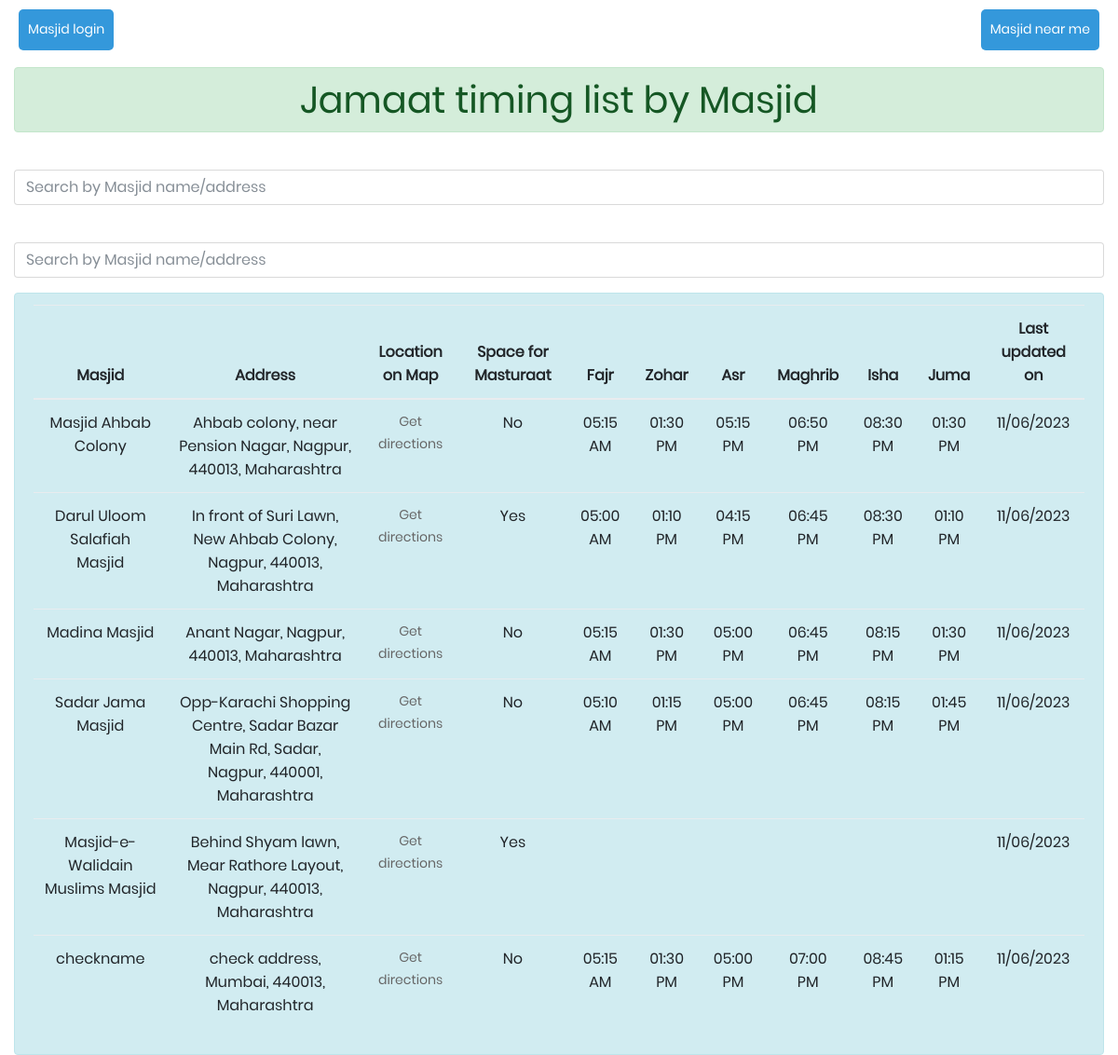
/view_users.php, run on an earlier commit of the app's database.
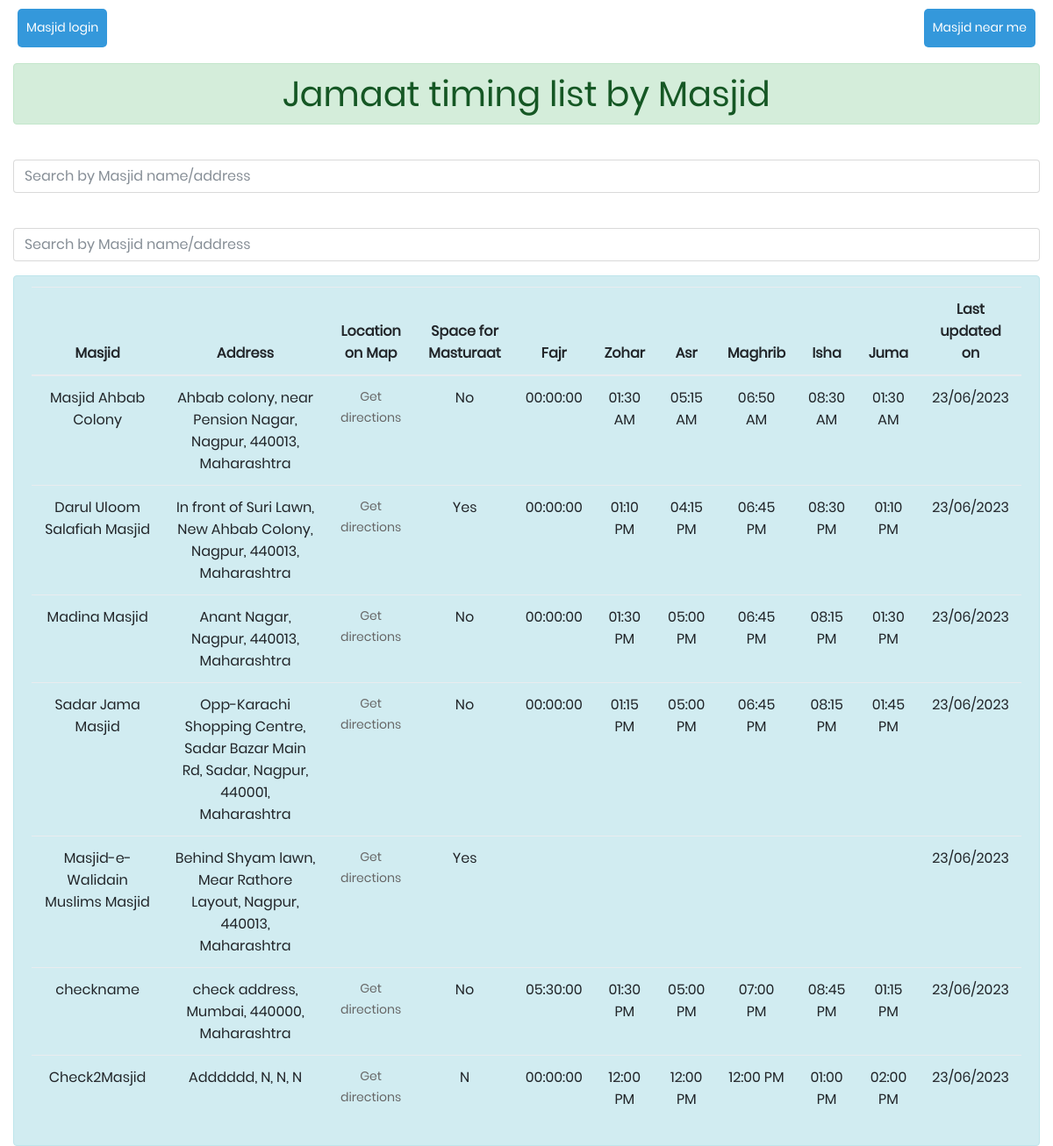
And on a later commit of the database.
### tables this page shows
CREATE TABLE `user1` (
  `id` int(50) NOT NULL,
  `username` varchar(50) NOT NULL,
  `email` varchar(50) NOT NULL,
  `password` varchar(50) NOT NULL,
  `email2` varchar(50) DEFAULT NULL,
  `mobileno` int(10) DEFAULT NULL,
  `mobileno2` int(10) DEFAULT NULL,
  `masjidname` varchar(250) NOT NULL,
  `address` varchar(250) NOT NULL,
  `city` varchar(50) NOT NULL,
  `zipcode` varchar(50) NOT NULL,
  `state` varchar(50) NOT NULL,
  `addresslink` varchar(250) NOT NULL,
  `fajr` varchar(50) DEFAULT NULL,
  `zohar` varchar(200) DEFAULT NULL,
  `asr` varchar(200) DEFAULT NULL,
  `maghrib` varchar(200) DEFAULT NULL,
  `isha` varchar(200) DEFAULT NULL,
  `juma` varchar(200) DEFAULT NULL,
  `forladies` varchar(50) NOT NULL,
  `timestamp` time DEFAULT NULL,
  `reset_token` varchar(250) DEFAULT NULL,
  `reset_expiry` varchar(250) DEFAULT NULL
);

### view_users.php (the view, shortened to what this page needs)
<?php
include("conn.php");
?>
<html>
<head>
	<link rel="stylesheet" type="text/css" href="vendor/bootstrap/css/bootstrap.min.css">
	<link rel="stylesheet" type="text/css" href="fonts/font-awesome-4.7.0/css/font-awesome.min.css">
	<link rel="stylesheet" type="text/css" href="fonts/Linearicons-Free-v1.0.0/icon-font.min.css">
	<link rel="stylesheet" type="text/css" href="vendor/animate/animate.css">
	<link rel="stylesheet" type="text/css" href="vendor/css-hamburgers/hamburgers.min.css">
	<link rel="stylesheet" type="text/css" href="vendor/animsition/css/animsition.min.css">
	<link rel="stylesheet" type="text/css" href="vendor/select2/select2.min.css">
	<link rel="stylesheet" type="text/css" href="vendor/daterangepicker/daterangepicker.css">
	<link rel="stylesheet" type="text/css" href="css/util.css">
	<link rel="stylesheet" type="text/css" href="css/main.css">
</head>
<a href="https://www.google.com/maps/search/masjid+near+me" class="button">Masjid near me</a>
<a href="login.php" class="button2">Masjid login</a>
<br>
<br>
<br>
<body>
<div class="container-fluid">
<div class="alert alert-success">
    <h1 align="center">Jamaat timing list by Masjid</h1>
    </div>
    <div>
<form class="navbar-form navbar-center">
        <div class="form-group">
         <span class="glyphicon glyphicon-search"></span>&nbsp;&nbsp;<input type="text" class="form-control" placeholder="Search by Masjid name/address" id="searchTerm" onKeyUp="doSearch()" />
        </div>
        <div class="form-group">
         <span class="glyphicon glyphicon-search"></span>&nbsp;&nbsp;<input type="text" class="form-control" placeholder="Search by Masjid name/address" id="searchTerm2" onKeyUp="doSearchtwo()" />
        </div>
      </form>
      </div>
<div class="table-responsive alert alert-info">
    <table class="table table-hover text-center" id="getsearch">
        <thead>
        <tr>
            <th class="text-center">Masjid</th>
            <th class="text-center">Address</th>
            <th class="text-center">Location on Map</th>
            <th class="text-center">Space for Masturaat</th>
            <th class="text-center">Fajr</th>
            <th class="text-center">Zohar</th>
            <th class="text-center">Asr</th>
            <th class="text-center">Maghrib</th>
            <th class="text-center">Isha</th>
            <th class="text-center">Juma</th>
            <th class="text-center">Last updated on</th>
        </tr>
        </thead>
        <?php
        $view_users_query="select * from user1";
        $run=mysqli_query($conn,$view_users_query);
        while($row=mysqli_fetch_array($run))
        {
            $masjid_name=$row['masjidname'];
            $address=$row['address'];
            $city=$row['city'];
            $zipcode=$row['zipcode'];
            $state=$row['state'];
            $addresslink=$row['addresslink'];
            $forladies=$row['forladies'];
            $fajr_time=$row['fajr'];
            $zohar_time=$row['zohar'];
            $asr_time=$row['asr'];
            $maghrib_time=$row['maghrib'];
            $isha_time=$row['isha'];
            $juma_time=$row['juma'];
            $timestamp=$row['timestamp'];
            $date = date('d/m/Y', strtotime($timestamp));
            ?>
        <tr>
            <td><?php echo $masjid_name;  ?></td>
            <td><?php echo $address . ', ' . $city . ', ' . $zipcode . ', ' . $state; ?></td>
            <td><?php echo '<a href="' . $addresslink . '">Get directions</a>';  ?></td>
            <td><?php echo $forladies;  ?></td>
            <td><?php echo $fajr_time;  ?></td>
            <td><?php echo $zohar_time;  ?></td>
            <td><?php echo $asr_time;  ?></td>
            <td><?php echo $maghrib_time;  ?></td>
            <td><?php echo $isha_time;  ?></td>
            <td><?php echo $juma_time;  ?></td>
            <td><?php echo $date;  ?></td>
        </tr>
        <?php } ?>
    </table>
    </div>
        </div>
</body>
</html>
</body>
</html>

### css/main.css (style rules this page uses)
* { margin: 0px; padding: 0px; box-sizing: border-box; }
body, html { height: 100%; font-family: Poppins-Regular, sans-serif; }
a { font-family: Poppins-Regular; font-size: 14px; line-height: 1.7; color: #666666; margin: 0px; transition: all 0.4s; -webkit-transition: all 0.4s; -o-transition: all 0.4s; -moz-transition: all 0.4s; }
h1,h2,h3,h4,h5,h6 { margin: 0px; }
input { outline: none; border: none; }

### view_users.php (style rules this page uses)
.button { position: absolute; top: 10px; right: 20px; padding: 10px; background-color: #3498db; color: #fff; text-decoration: none; border-radius: 5px; }
.button2 { position: absolute; top: 10px; left: 20px; padding: 10px; background-color: #3498db; color: #fff; text-decoration: none; border-radius: 5px; }

What changed in the data, as far as the page shows it:
changed user1 "Masjid Ahbab Colony": fajr "05:15 AM" → "00:00:00"; zohar "01:30 PM" → "01:30 AM"; asr "05:15 PM" → "05:15 AM"; maghrib "06:50 PM" → "06:50 AM"; isha "08:30 PM" → "08:30 AM"; juma "01:30 PM" → "01:30 AM"; timestamp "11/06/2023" → "23/06/2023"
changed user1 "Darul Uloom Salafiah Masjid": fajr "05:00 AM" → "00:00:00"; timestamp "11/06/2023" → "23/06/2023"
changed user1 "Madina Masjid": fajr "05:15 AM" → "00:00:00"; timestamp "11/06/2023" → "23/06/2023"
changed user1 "Sadar Jama Masjid": fajr "05:10 AM" → "00:00:00"; timestamp "11/06/2023" → "23/06/2023"
changed user1 "Masjid-e-Walidain Muslims Masjid": timestamp "11/06/2023" → "23/06/2023"
changed user1 "checkname": zipcode "440013" → "440000"; fajr "05:15 AM" → "05:30:00"; timestamp "11/06/2023" → "23/06/2023"
added user1: masjidname "Check2Masjid", address "Adddddd", city "N", zipcode "N", state "N", forladies "N", fajr "00:00:00", zohar "12:00 PM", asr "12:00 PM", maghrib "12:00 PM", isha "01:00 PM", juma "02:00 PM", timestamp "23/06/2023"
